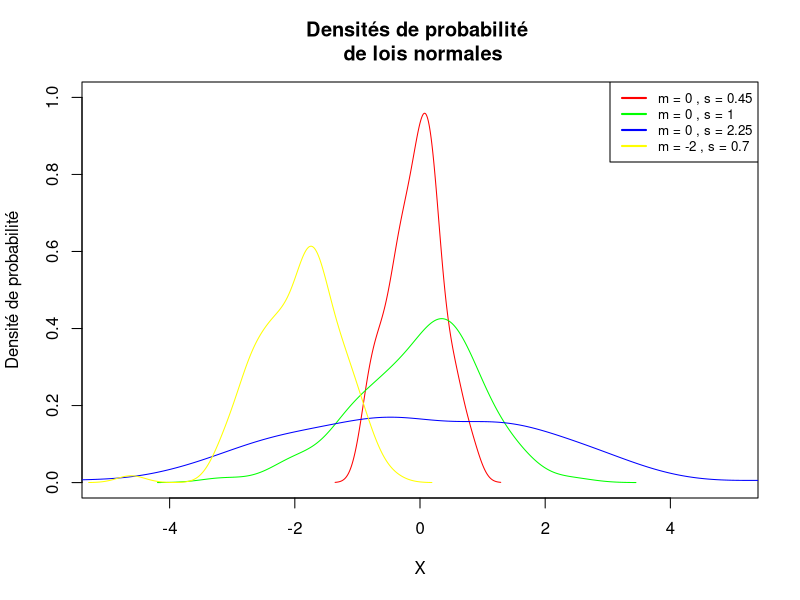
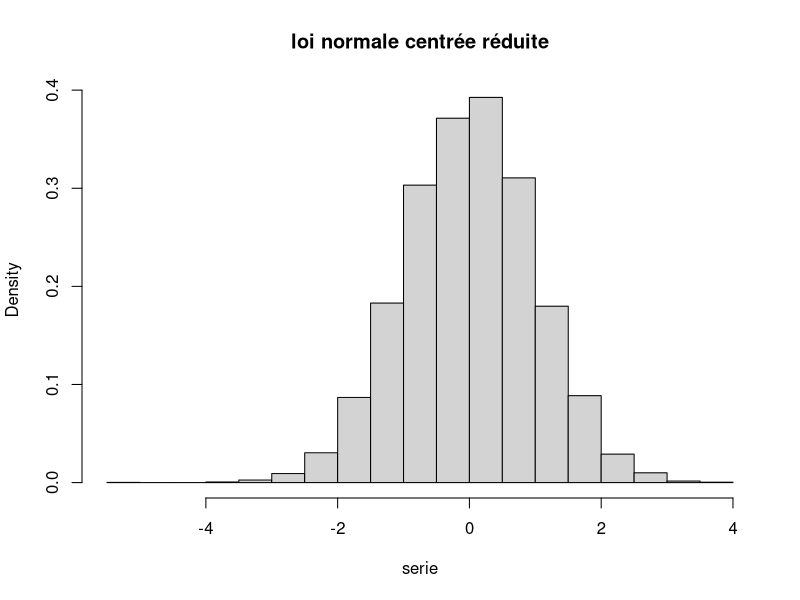

Recreate these plots in R, in order. (Note: this script raises an error after producing the figures.)
#Exercice1
#1
# Créer une toile de fond vide pour le graphique
par(mfrow = c(1,1))
plot(NA, xlim=c(-5, 5), ylim=c(0, 1), xlab="X", 
     ylab="Densité de probabilité", 
     main="Densités de probabilité \n de lois normales")
#2
moy = c(0,0,0,-2)
sig = c(0.45,1,2.25,0.7)
colors = c("red","green","blue","yellow")
legend_labels = c()
for ( i in 1:length(moy)){
  serie = rnorm(100, mean = moy[i], sd = sig[i])
  lines(density(serie), col = colors[i])
  legend_labels <- c(legend_labels, paste("m =", moy[i], ",", "s =", sig[i]))
}
legend("topright", legend=legend_labels, col=colors, lwd=2, cex=0.8)
#3
serie = rnorm(n = 10000, mean = 0, sd = 1)
#4
hist(serie, main = "loi normale centrée réduite", probability = TRUE)
line(density(serie))
#5
median(serie)
#6
quantile(serie)
#7
quantile(serie, 
         probs = seq(from = 0, 
                     to = 1, by = 0.01))

quantile(serie, 
         probs = 0.95)
#8
qnorm(0.95, mean = 0, sd =  1)
pnorm(1.644854, mean = 0, sd = 1)
#9
qnorm(0.975, mean = 0, sd = 1)
#10
pnorm(1.96, mean = 0, sd = 1)
#Exercice2
#1
ind = seq(from = 0, to = 3.9, by = 0.1)
all_probas = c()
for ( i in ind){
   prob = pnorm(i, mean = 0, sd = 0)
   all_probas = c(all_probas, prob)
   all_probas = round(all_probas, 4)
}
#2
ind = seq(from = 0, to = 3.9, by = 0.1)
lig = seq(from = 0, to = 0.09, by = 0.01)
resultat = NULL
for (j in lig){
  all_probas = c()
for ( i in ind){
  quantile = i + j
  prob = pnorm(quantile, mean = 0, sd = 0)
  all_probas = c(all_probas, prob)
  all_probas = round(all_probas, 4)
}
  resultat = cbind(resultat,all_probas)
}
#3
class(resultat)
table = data.frame(resultat)
colnames(table) = ind
rownames(table) = lig
View(table)
#Exercice3
#1
population = rnorm(1e7,mean = 171, sd = 9)
#2
mean(population)
sd(population)
#3
hist(population)
#4
resultat = 0
for ( i in 1:length(population)){
  if(population[i]<190){
    resultat = resultat + 1
  }
}
print(resultat)
#4bis
#observé
pop190 = population[population < 190]
length(pop190)
length(pop190) / length(population)
moyenne_pop=mean(population)
sd_pop=sd(population)
#en théorie
pnorm(q = 190, mean=moyenne_pop, sd=sd_pop)*1e7
#5
resultat = 0
for ( i in 1:length(population)){
  if(population[i]>200){
    resultat = resultat + 1
  }
}
print(resultat)
1e7-pnorm(200, mean = moyenne_pop,sd = sd_pop)*1e7
#Exercice4
#1
